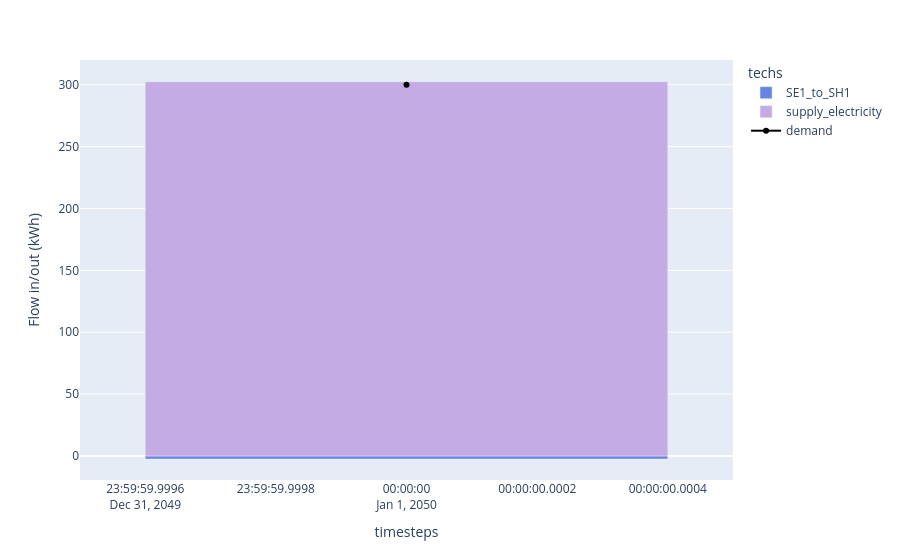

Here is the notebook cell this chart was saved with:
### Code cell
# We set the color mapping to use in all our plots by extracting the colors defined in the technology definitions of our model.
colors = model.inputs.color.to_series().to_dict()

df_electricity = (
    (model.results.flow_out.fillna(0) - model.results.flow_in.fillna(0))
    .sel(carriers="electricity")
    .sum("nodes")
    .to_series()
    .where(lambda x: x != 0)
    .dropna()
    .to_frame("Flow in/out (kWh)")
    .reset_index()
)
df_electricity_demand = df_electricity[df_electricity.techs == "demand_electricity"]
df_electricity_other = df_electricity[df_electricity.techs != "demand_electricity"]

print(df_electricity.head())

fig1 = px.bar(
    df_electricity_other,
    x="timesteps",
    y="Flow in/out (kWh)",
    color="techs",
    color_discrete_map=colors,
)
fig1.add_scatter(
    x=df_electricity_demand.timesteps,
    y=-1 * df_electricity_demand["Flow in/out (kWh)"],
    marker_color="black",
    name="demand",
)

### Figure 1 — Plotly figure (JSON) as saved in the notebook; plotly's stock layout.template omitted (floating-point values rounded to 4 significant figures)
{"data": [{"hovertemplate": "techs=SE1_to_SH1<br>timesteps=%{x}<br>Flow in/out (kWh)=%{y}<extra></extra>", "legendgroup": "SE1_to_SH1", "marker": {"color": "#6783E3", "pattern": {"shape": ""}}, "name": "SE1_to_SH1", "orientation": "v", "showlegend": true, "textposition": "auto", "type": "bar", "x": ["2050-01-01T00:00:00.000000000"], "xaxis": "x", "y": [-2.452], "yaxis": "y"}, {"hovertemplate": "techs=supply_electricity<br>timesteps=%{x}<br>Flow in/out (kWh)=%{y}<extra></extra>", "legendgroup": "supply_electricity", "marker": {"color": "#C5ABE3", "pattern": {"shape": ""}}, "name": "supply_electricity", "orientation": "v", "showlegend": true, "textposition": "auto", "type": "bar", "x": ["2050-01-01T00:00:00.000000000"], "xaxis": "x", "y": [302.5], "yaxis": "y"}, {"marker": {"color": "black"}, "name": "demand", "type": "scatter", "x": ["2050-01-01T00:00:00.000000000"], "y": [300.0]}], "layout": {"barmode": "relative", "legend": {"title": {"text": "techs"}, "tracegroupgap": 0}, "margin": {"t": 60}, "xaxis": {"anchor": "y", "domain": [0, 1], "title": {"text": "timesteps"}}, "yaxis": {"anchor": "x", "domain": [0, 1], "title": {"text": "Flow in/out (kWh)"}}}}
